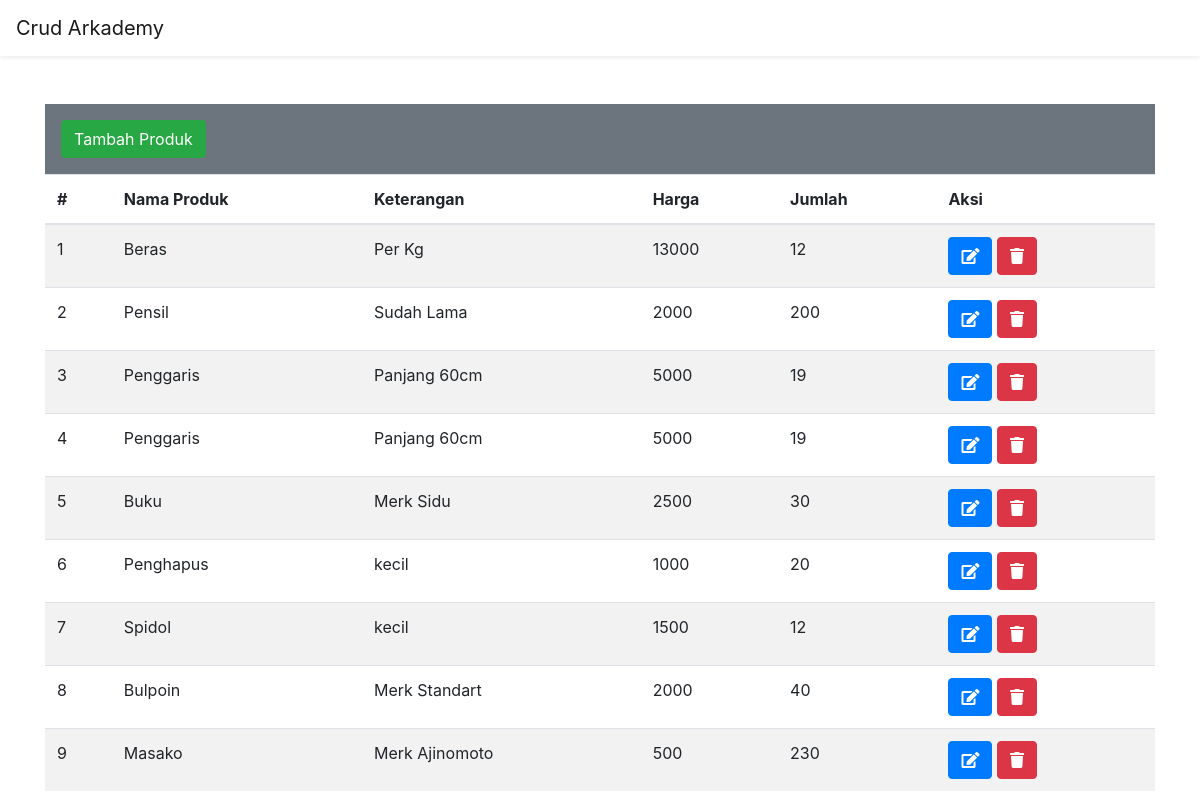
The page / on the database its author committed.
### tables this page shows
CREATE TABLE `produk` (
  `id` int(11) NOT NULL,
  `nama_produk` varchar(100) NOT NULL,
  `keterangan` varchar(100) NOT NULL,
  `harga` int(50) NOT NULL,
  `jumlah` int(100) NOT NULL
);

### index.php (the view, shortened to what this page needs)
<?php
include 'koneksi.php';
			?>
<!DOCTYPE html>
<html lang="en">
<head>
	<link rel="stylesheet" href="https://maxcdn.bootstrapcdn.com/bootstrap/4.0.0/css/bootstrap.min.css">
	<link rel="stylesheet" href="https://pro.fontawesome.com/releases/v5.10.0/css/all.css"/>
	<link rel="stylesheet" href="style.css">
</head>
<body>
	<nav class="navbar navbar-light bg-white box-shadow">
		<a class="navbar-brand" href="#">Crud Arkademy</a>
	</nav>
	<div class="container">
		<?php
		if (isset($_GET['tambah']) OR isset($_GET['ubah'])) {
			$id= "";
			$nama_produk = "";
			$keterangan = "";
			$harga = "";
			$jumlah = "";
			if (isset($_GET['ubah']) && isset($_GET['id'])) {
				$id = $_GET['id'];
				$query = mysqli_query($conn, "SELECT * FROM produk WHERE id=$id");
				while ($row = mysqli_fetch_object($query)) {
					$id=$row->id;
					$nama_produk=$row->nama_produk;
					$keterangan=$row->keterangan;
					$harga=$row->harga;
					$jumlah=$row->jumlah;
				}
			}
			?>
			<?php
			if(isset($_GET['tambah'])){
				$page = "Form Tambah";
			}else {
				$page = "Form Ubah";
			}
			?>
			<h3 class="mt-5"><?=$page ?></h3>
			<hr>
			<form method="post">
				<div class="col-lg-12 mt-3">
					<input type="hidden" name="id" value="<?=$id ?>">
					<div class="form-group">
						<label for="">Nama Produk</label>
						<input type="text" class="form-control" name="nama_produk" placeholder="nama produk" value="<?=$nama_produk ?>">
					</div>
					<div class="form-group">
						<label for="">Keterangan</label>
						<input type="text" class="form-control" name="keterangan" placeholder="keterangan" value="<?=$keterangan ?>">
					</div>
					<div class="form-group">
						<label for="">harga</label>
						<input type="number" class="form-control" name="harga" placeholder="harga" value="<?=$harga ?>">
					</div>
					<div class="form-group">
						<label for="">Jumlah</label>
						<input type="number" class="form-control" name="jumlah" placeholder="jumlah" value="<?=$jumlah ?>">
					</div>
					<button type="submit" name="simpan" class="btn btn-success">Simpan</button>
					<a href="index.php" class="btn btn-primary">Kembali</a>
				</div>
			</form>
		<?php }else{ ?>
			<div class="bg-secondary p-3 mt-5">
				<a href="index.php?tambah" class="btn btn-success">Tambah Produk</a>
			</div>
			<table class="table table-hover table-striped">
				<thead>
					<tr>
						<th>#</th>
						<th>Nama Produk</th>
						<th>Keterangan</th>
						<th>Harga</th>
						<th>Jumlah</th>
						<th>Aksi</th>
					</tr>
				</thead>
				<tbody>
					<?php
					$query = mysqli_query($conn, "SELECT * FROM produk");
					$no = 1;
					while($row = mysqli_fetch_object($query)){
						?>
						<tr>
							<td><?=$no++  ?></td>
							<td><?=$row->nama_produk ?></td>
							<td><?=$row->keterangan ?></td>
							<td><?=$row->harga ?></td>
							<td><?=$row->jumlah ?></td>
							<td><a href="index.php?ubah&id=<?=$row->id ?>" class="btn btn-primary" data-toggle="tooltip" data-placement="bottom" title="Ubah"><i class="fa fa-edit"></i></a>
								<a href="index.php?hapus&id=<?=$row->id ?>" class="btn btn-danger" data-toggle="tooltip" data-placement="bottom" title="Hapus" onclick="return confirm('Apakah ingin menghapusnya?')"><i class="fa fa-trash"></i></a></td>
							</tr>
						<?php } ?>
					</tbody>
				</table>
			<?php } ?>
		</div>
	</body>
	</html>

### style.css (style rules this page uses)
.box-shadow { box-shadow: 0 .125rem .25rem rgba(0,0,0,.075)!important; }

### rows shown on the page
produk: nama_produk "Beras", keterangan "Per Kg", harga "13000", jumlah "12"
produk: nama_produk "Pensil", keterangan "Sudah Lama", harga "2000", jumlah "200"
produk: nama_produk "Penggaris", keterangan "Panjang 60cm", harga "5000", jumlah "19"
produk: nama_produk "Penggaris", keterangan "Panjang 60cm", harga "5000", jumlah "19"
produk: nama_produk "Buku", keterangan "Merk Sidu", harga "2500", jumlah "30"
produk: nama_produk "Penghapus", keterangan "kecil", harga "1000", jumlah "20"
produk: nama_produk "Spidol", keterangan "kecil", harga "1500", jumlah "12"
produk: nama_produk "Bulpoin", keterangan "Merk Standart", harga "2000", jumlah "40"
produk: nama_produk "Masako", keterangan "Merk Ajinomoto", harga "500", jumlah "230"
